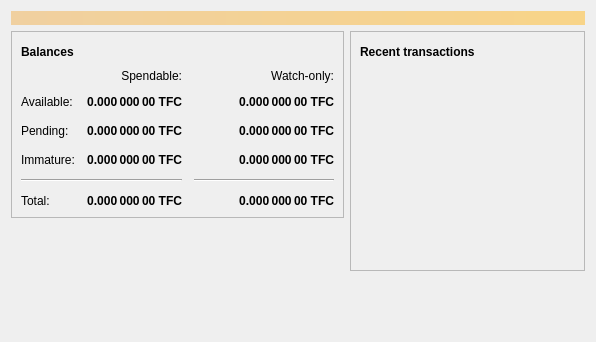
<?xml version="1.0" encoding="UTF-8"?>
<ui version="4.0">
 <class>OverviewPage</class>
 <widget class="QWidget" name="OverviewPage">
  <property name="geometry">
   <rect>
    <x>0</x>
    <y>0</y>
    <width>596</width>
    <height>342</height>
   </rect>
  </property>
  <property name="windowTitle">
   <string>Form</string>
  </property>
  <layout class="QVBoxLayout" name="topLayout">
   <item>
    <widget class="QLabel" name="labelAlerts">
     <property name="visible">
      <bool>false</bool>
     </property>
     <property name="styleSheet">
      <string notr="true">QLabel { background-color: qlineargradient(x1: 0, y1: 0, x2: 1, y2: 0, stop:0 #F0D0A0, stop:1 #F8D488); color:#000000; }</string>
     </property>
     <property name="wordWrap">
      <bool>true</bool>
     </property>
     <property name="margin">
      <number>3</number>
     </property>
     <property name="textInteractionFlags">
      <set>Qt::TextSelectableByMouse</set>
     </property>
    </widget>
   </item>
   <item>
    <layout class="QHBoxLayout" name="horizontalLayout" stretch="1,1">
     <item>
      <layout class="QVBoxLayout" name="verticalLayout_2">
       <item>
        <widget class="QFrame" name="frame">
         <property name="frameShape">
          <enum>QFrame::StyledPanel</enum>
         </property>
         <property name="frameShadow">
          <enum>QFrame::Raised</enum>
         </property>
         <layout class="QVBoxLayout" name="verticalLayout_4">
          <item>
           <layout class="QHBoxLayout" name="horizontalLayout_4">
            <item>
             <widget class="QLabel" name="label_5">
              <property name="font">
               <font>
                <weight>75</weight>
                <bold>true</bold>
               </font>
              </property>
              <property name="text">
               <string>Balances</string>
              </property>
             </widget>
            </item>
            <item>
             <widget class="QPushButton" name="labelWalletStatus">
              <property name="enabled">
               <bool>true</bool>
              </property>
              <property name="maximumSize">
               <size>
                <width>30</width>
                <height>16777215</height>
               </size>
              </property>
              <property name="toolTip">
               <string>The displayed information may be out of date. Your wallet automatically synchronizes with the TrueFreedomCoin network after a connection is established, but this process has not completed yet.</string>
              </property>
              <property name="text">
               <string/>
              </property>
              <property name="icon">
               <iconset resource="../bitcoin.qrc">
                <normaloff>:/icons/warning</normaloff>
                <disabledoff>:/icons/warning</disabledoff>:/icons/warning</iconset>
              </property>
              <property name="iconSize">
               <size>
                <width>24</width>
                <height>24</height>
               </size>
              </property>
              <property name="flat">
               <bool>true</bool>
              </property>
             </widget>
            </item>
            <item>
             <spacer name="horizontalSpacer_3">
              <property name="orientation">
               <enum>Qt::Horizontal</enum>
              </property>
              <property name="sizeHint" stdset="0">
               <size>
                <width>40</width>
                <height>20</height>
               </size>
              </property>
             </spacer>
            </item>
           </layout>
          </item>
          <item>
           <layout class="QGridLayout" name="gridLayout">
            <property name="spacing">
             <number>12</number>
            </property>
            <item row="2" column="2">
             <widget class="QLabel" name="labelWatchPending">
              <property name="font">
               <font>
                <weight>75</weight>
                <bold>true</bold>
               </font>
              </property>
              <property name="cursor">
               <cursorShape>IBeamCursor</cursorShape>
              </property>
              <property name="toolTip">
               <string>Unconfirmed transactions to watch-only addresses</string>
              </property>
              <property name="text">
               <string notr="true">0.000 000 00 TFC</string>
              </property>
              <property name="alignment">
               <set>Qt::AlignRight|Qt::AlignTrailing|Qt::AlignVCenter</set>
              </property>
              <property name="textInteractionFlags">
               <set>Qt::LinksAccessibleByMouse|Qt::TextSelectableByKeyboard|Qt::TextSelectableByMouse</set>
              </property>
             </widget>
            </item>
            <item row="2" column="1">
             <widget class="QLabel" name="labelUnconfirmed">
              <property name="font">
               <font>
                <weight>75</weight>
                <bold>true</bold>
               </font>
              </property>
              <property name="cursor">
               <cursorShape>IBeamCursor</cursorShape>
              </property>
              <property name="toolTip">
               <string>Total of transactions that have yet to be confirmed, and do not yet count toward the spendable balance</string>
              </property>
              <property name="text">
               <string notr="true">0.000 000 00 TFC</string>
              </property>
              <property name="alignment">
               <set>Qt::AlignRight|Qt::AlignTrailing|Qt::AlignVCenter</set>
              </property>
              <property name="textInteractionFlags">
               <set>Qt::LinksAccessibleByMouse|Qt::TextSelectableByKeyboard|Qt::TextSelectableByMouse</set>
              </property>
             </widget>
            </item>
            <item row="3" column="2">
             <widget class="QLabel" name="labelWatchImmature">
              <property name="font">
               <font>
                <weight>75</weight>
                <bold>true</bold>
               </font>
              </property>
              <property name="cursor">
               <cursorShape>IBeamCursor</cursorShape>
              </property>
              <property name="toolTip">
               <string>Mined balance in watch-only addresses that has not yet matured</string>
              </property>
              <property name="text">
               <string notr="true">0.000 000 00 TFC</string>
              </property>
              <property name="alignment">
               <set>Qt::AlignRight|Qt::AlignTrailing|Qt::AlignVCenter</set>
              </property>
              <property name="textInteractionFlags">
               <set>Qt::LinksAccessibleByMouse|Qt::TextSelectableByKeyboard|Qt::TextSelectableByMouse</set>
              </property>
             </widget>
            </item>
            <item row="4" column="0" colspan="2">
             <widget class="Line" name="line">
              <property name="orientation">
               <enum>Qt::Horizontal</enum>
              </property>
             </widget>
            </item>
            <item row="4" column="2">
             <widget class="Line" name="lineWatchBalance">
              <property name="sizePolicy">
               <sizepolicy hsizetype="Preferred" vsizetype="Fixed">
                <horstretch>0</horstretch>
                <verstretch>0</verstretch>
               </sizepolicy>
              </property>
              <property name="minimumSize">
               <size>
                <width>140</width>
                <height>0</height>
               </size>
              </property>
              <property name="orientation">
               <enum>Qt::Horizontal</enum>
              </property>
             </widget>
            </item>
            <item row="5" column="0">
             <widget class="QLabel" name="labelTotalText">
              <property name="text">
               <string>Total:</string>
              </property>
             </widget>
            </item>
            <item row="3" column="1">
             <widget class="QLabel" name="labelImmature">
              <property name="font">
               <font>
                <weight>75</weight>
                <bold>true</bold>
               </font>
              </property>
              <property name="cursor">
               <cursorShape>IBeamCursor</cursorShape>
              </property>
              <property name="toolTip">
               <string>Mined balance that has not yet matured</string>
              </property>
              <property name="text">
               <string notr="true">0.000 000 00 TFC</string>
              </property>
              <property name="alignment">
               <set>Qt::AlignRight|Qt::AlignTrailing|Qt::AlignVCenter</set>
              </property>
              <property name="textInteractionFlags">
               <set>Qt::LinksAccessibleByMouse|Qt::TextSelectableByKeyboard|Qt::TextSelectableByMouse</set>
              </property>
             </widget>
            </item>
            <item row="2" column="3">
             <spacer name="horizontalSpacer_2">
              <property name="orientation">
               <enum>Qt::Horizontal</enum>
              </property>
              <property name="sizeHint" stdset="0">
               <size>
                <width>40</width>
                <height>20</height>
               </size>
              </property>
             </spacer>
            </item>
            <item row="3" column="0">
             <widget class="QLabel" name="labelImmatureText">
              <property name="text">
               <string>Immature:</string>
              </property>
             </widget>
            </item>
            <item row="5" column="1">
             <widget class="QLabel" name="labelTotal">
              <property name="font">
               <font>
                <weight>75</weight>
                <bold>true</bold>
               </font>
              </property>
              <property name="cursor">
               <cursorShape>IBeamCursor</cursorShape>
              </property>
              <property name="toolTip">
               <string>Your current total balance</string>
              </property>
              <property name="text">
               <string notr="true">0.000 000 00 TFC</string>
              </property>
              <property name="alignment">
               <set>Qt::AlignRight|Qt::AlignTrailing|Qt::AlignVCenter</set>
              </property>
              <property name="textInteractionFlags">
               <set>Qt::LinksAccessibleByMouse|Qt::TextSelectableByKeyboard|Qt::TextSelectableByMouse</set>
              </property>
             </widget>
            </item>
            <item row="5" column="2">
             <widget class="QLabel" name="labelWatchTotal">
              <property name="font">
               <font>
                <weight>75</weight>
                <bold>true</bold>
               </font>
              </property>
              <property name="cursor">
               <cursorShape>IBeamCursor</cursorShape>
              </property>
              <property name="toolTip">
               <string>Current total balance in watch-only addresses</string>
              </property>
              <property name="text">
               <string notr="true">0.000 000 00 TFC</string>
              </property>
              <property name="alignment">
               <set>Qt::AlignRight|Qt::AlignTrailing|Qt::AlignVCenter</set>
              </property>
              <property name="textInteractionFlags">
               <set>Qt::LinksAccessibleByMouse|Qt::TextSelectableByKeyboard|Qt::TextSelectableByMouse</set>
              </property>
             </widget>
            </item>
            <item row="0" column="2">
             <widget class="QLabel" name="labelWatchonly">
              <property name="text">
               <string>Watch-only:</string>
              </property>
              <property name="alignment">
               <set>Qt::AlignRight|Qt::AlignTrailing|Qt::AlignVCenter</set>
              </property>
             </widget>
            </item>
            <item row="1" column="0">
             <widget class="QLabel" name="labelBalanceText">
              <property name="text">
               <string>Available:</string>
              </property>
             </widget>
            </item>
            <item row="1" column="1">
             <widget class="QLabel" name="labelBalance">
              <property name="font">
               <font>
                <weight>75</weight>
                <bold>true</bold>
               </font>
              </property>
              <property name="cursor">
               <cursorShape>IBeamCursor</cursorShape>
              </property>
              <property name="toolTip">
               <string>Your current spendable balance</string>
              </property>
              <property name="text">
               <string notr="true">0.000 000 00 TFC</string>
              </property>
              <property name="alignment">
               <set>Qt::AlignRight|Qt::AlignTrailing|Qt::AlignVCenter</set>
              </property>
              <property name="textInteractionFlags">
               <set>Qt::LinksAccessibleByMouse|Qt::TextSelectableByKeyboard|Qt::TextSelectableByMouse</set>
              </property>
             </widget>
            </item>
            <item row="1" column="2">
             <widget class="QLabel" name="labelWatchAvailable">
              <property name="font">
               <font>
                <weight>75</weight>
                <bold>true</bold>
               </font>
              </property>
              <property name="cursor">
               <cursorShape>IBeamCursor</cursorShape>
              </property>
              <property name="toolTip">
               <string>Your current balance in watch-only addresses</string>
              </property>
              <property name="text">
               <string notr="true">0.000 000 00 TFC</string>
              </property>
              <property name="alignment">
               <set>Qt::AlignRight|Qt::AlignTrailing|Qt::AlignVCenter</set>
              </property>
              <property name="textInteractionFlags">
               <set>Qt::LinksAccessibleByMouse|Qt::TextSelectableByKeyboard|Qt::TextSelectableByMouse</set>
              </property>
             </widget>
            </item>
            <item row="2" column="0">
             <widget class="QLabel" name="labelPendingText">
              <property name="text">
               <string>Pending:</string>
              </property>
             </widget>
            </item>
            <item row="0" column="1">
             <widget class="QLabel" name="labelSpendable">
              <property name="text">
               <string>Spendable:</string>
              </property>
              <property name="alignment">
               <set>Qt::AlignRight|Qt::AlignTrailing|Qt::AlignVCenter</set>
              </property>
             </widget>
            </item>
           </layout>
          </item>
         </layout>
        </widget>
       </item>
       <item>
        <spacer name="verticalSpacer">
         <property name="orientation">
          <enum>Qt::Vertical</enum>
         </property>
         <property name="sizeHint" stdset="0">
          <size>
           <width>20</width>
           <height>40</height>
          </size>
         </property>
        </spacer>
       </item>
      </layout>
     </item>
     <item>
      <layout class="QVBoxLayout" name="verticalLayout_3">
       <item>
        <widget class="QFrame" name="frame_2">
         <property name="frameShape">
          <enum>QFrame::StyledPanel</enum>
         </property>
         <property name="frameShadow">
          <enum>QFrame::Raised</enum>
         </property>
         <layout class="QVBoxLayout" name="verticalLayout">
          <item>
           <layout class="QHBoxLayout" name="horizontalLayout_2">
            <item>
             <widget class="QLabel" name="label_4">
              <property name="font">
               <font>
                <weight>75</weight>
                <bold>true</bold>
               </font>
              </property>
              <property name="text">
               <string>Recent transactions</string>
              </property>
             </widget>
            </item>
            <item>
             <widget class="QPushButton" name="labelTransactionsStatus">
              <property name="enabled">
               <bool>true</bool>
              </property>
              <property name="maximumSize">
               <size>
                <width>30</width>
                <height>16777215</height>
               </size>
              </property>
              <property name="toolTip">
               <string>The displayed information may be out of date. Your wallet automatically synchronizes with the TrueFreedomCoin network after a connection is established, but this process has not completed yet.</string>
              </property>
              <property name="text">
               <string/>
              </property>
              <property name="icon">
               <iconset resource="../bitcoin.qrc">
                <normaloff>:/icons/warning</normaloff>
                <disabledoff>:/icons/warning</disabledoff>:/icons/warning</iconset>
              </property>
              <property name="iconSize">
               <size>
                <width>24</width>
                <height>24</height>
               </size>
              </property>
              <property name="flat">
               <bool>true</bool>
              </property>
             </widget>
            </item>
            <item>
             <spacer name="horizontalSpacer">
              <property name="orientation">
               <enum>Qt::Horizontal</enum>
              </property>
              <property name="sizeHint" stdset="0">
               <size>
                <width>40</width>
                <height>20</height>
               </size>
              </property>
             </spacer>
            </item>
           </layout>
          </item>
          <item>
           <widget class="QListView" name="listTransactions">
            <property name="styleSheet">
             <string notr="true">QListView { background: transparent; }</string>
            </property>
            <property name="frameShape">
             <enum>QFrame::NoFrame</enum>
            </property>
            <property name="verticalScrollBarPolicy">
             <enum>Qt::ScrollBarAlwaysOff</enum>
            </property>
            <property name="horizontalScrollBarPolicy">
             <enum>Qt::ScrollBarAlwaysOff</enum>
            </property>
            <property name="selectionMode">
             <enum>QAbstractItemView::NoSelection</enum>
            </property>
           </widget>
          </item>
         </layout>
        </widget>
       </item>
       <item>
        <spacer name="verticalSpacer_2">
         <property name="orientation">
          <enum>Qt::Vertical</enum>
         </property>
         <property name="sizeHint" stdset="0">
          <size>
           <width>20</width>
           <height>40</height>
          </size>
         </property>
        </spacer>
       </item>
      </layout>
     </item>
    </layout>
   </item>
  </layout>
 </widget>
 <resources/>
 <connections/>
</ui>
